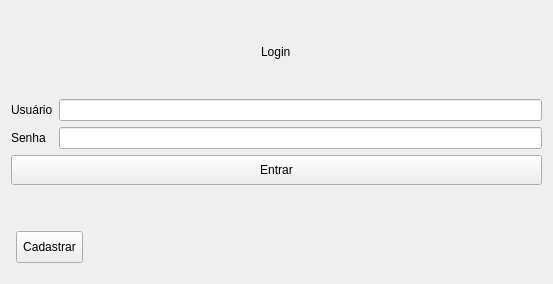
<?xml version="1.0" encoding="UTF-8"?>
<ui version="4.0">
 <class>CLoginForm</class>
 <widget class="QWidget" name="CLoginForm">
  <property name="geometry">
   <rect>
    <x>0</x>
    <y>0</y>
    <width>553</width>
    <height>284</height>
   </rect>
  </property>
  <property name="windowTitle">
   <string>Form</string>
  </property>
  <layout class="QVBoxLayout" name="verticalLayout_2">
   <item>
    <layout class="QVBoxLayout" name="verticalLayout">
     <item alignment="Qt::AlignHCenter">
      <widget class="QLabel" name="label_3">
       <property name="sizePolicy">
        <sizepolicy hsizetype="Preferred" vsizetype="Minimum">
         <horstretch>0</horstretch>
         <verstretch>0</verstretch>
        </sizepolicy>
       </property>
       <property name="text">
        <string>Login</string>
       </property>
      </widget>
     </item>
     <item>
      <layout class="QHBoxLayout" name="horizontalLayout">
       <item>
        <layout class="QVBoxLayout" name="verticalLayout_3">
         <item>
          <widget class="QLabel" name="label">
           <property name="sizePolicy">
            <sizepolicy hsizetype="Preferred" vsizetype="Minimum">
             <horstretch>0</horstretch>
             <verstretch>0</verstretch>
            </sizepolicy>
           </property>
           <property name="maximumSize">
            <size>
             <width>16777215</width>
             <height>30</height>
            </size>
           </property>
           <property name="text">
            <string>Usuário</string>
           </property>
          </widget>
         </item>
         <item>
          <widget class="QLabel" name="label_2">
           <property name="sizePolicy">
            <sizepolicy hsizetype="Preferred" vsizetype="Minimum">
             <horstretch>0</horstretch>
             <verstretch>0</verstretch>
            </sizepolicy>
           </property>
           <property name="maximumSize">
            <size>
             <width>16777215</width>
             <height>30</height>
            </size>
           </property>
           <property name="text">
            <string>Senha</string>
           </property>
          </widget>
         </item>
        </layout>
       </item>
       <item>
        <layout class="QVBoxLayout" name="verticalLayout_4">
         <item>
          <widget class="QLineEdit" name="le_user"/>
         </item>
         <item>
          <widget class="QLineEdit" name="le_password">
           <property name="echoMode">
            <enum>QLineEdit::Password</enum>
           </property>
          </widget>
         </item>
        </layout>
       </item>
      </layout>
     </item>
     <item>
      <widget class="QPushButton" name="btn_entrar">
       <property name="sizePolicy">
        <sizepolicy hsizetype="Minimum" vsizetype="Minimum">
         <horstretch>0</horstretch>
         <verstretch>0</verstretch>
        </sizepolicy>
       </property>
       <property name="minimumSize">
        <size>
         <width>0</width>
         <height>18</height>
        </size>
       </property>
       <property name="maximumSize">
        <size>
         <width>16777215</width>
         <height>30</height>
        </size>
       </property>
       <property name="text">
        <string>Entrar</string>
       </property>
      </widget>
     </item>
     <item alignment="Qt::AlignLeft">
      <widget class="QPushButton" name="btn_cadastrar">
       <property name="sizePolicy">
        <sizepolicy hsizetype="Minimum" vsizetype="Preferred">
         <horstretch>0</horstretch>
         <verstretch>0</verstretch>
        </sizepolicy>
       </property>
       <property name="minimumSize">
        <size>
         <width>0</width>
         <height>80</height>
        </size>
       </property>
       <property name="maximumSize">
        <size>
         <width>16777215</width>
         <height>100</height>
        </size>
       </property>
       <property name="styleSheet">
        <string notr="true">QPushButton
{
margin-top: 40px;
margin-bottom: 10px;
margin-left: 5px;
padding-left: 6px;
padding-right: 6px
}</string>
       </property>
       <property name="text">
        <string>Cadastrar</string>
       </property>
      </widget>
     </item>
    </layout>
   </item>
  </layout>
 </widget>
 <resources/>
 <connections/>
</ui>
